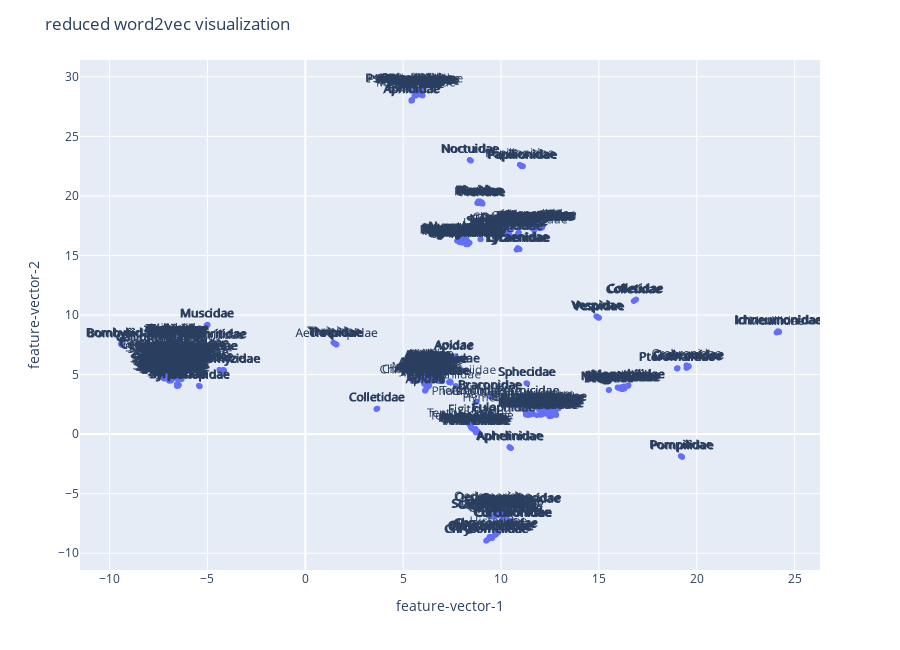

The notebook cell this image was saved under:
### Code cell
# visualisasi embedding serangga

# embedding
# input : df_node, URL
URL = "http://pyRDF2Vec"
df_serangga = df_node[df_node['group']=="serangga"]
CUSTOM_KG = df_serangga_to_rdf(df_serangga, URL)
# proses
list_serangga=df_node[df_node['group']=="serangga"].taxon_id.to_list()
list_of_entities = [ URL+"#"+taxon_id for taxon_id in list_serangga ]
transformer, embeddings, _ = rdf_KG_to_embeddings(CUSTOM_KG, list_of_entities)
# sama dua2nya # list_of_entities == transformer._entities 

# dictionary serangga
dictionary_serangga = df_to_dictionary_taxon(df_serangga)
# output
# embeddings, list_of_entities, dictionary_serangga

# plotting
embeddingPlot(embeddings, list_of_entities, dictionary_serangga)

### Figure 1 — Plotly figure (JSON) as saved in the notebook; plotly's stock layout.template omitted (floating-point values rounded to 4 significant figures; data arrays with more than 128 entries replaced by an {"elided": "..."} marker saying what was removed)
{"data": [{"hovertemplate": "<b>%{hovertext}</b><br><br>feature-vector-1=%{x}<br>feature-vector-2=%{y}<br>text=%{text}<extra></extra>", "hovertext": {"elided": "1083 str values"}, "legendgroup": "", "marker": {"color": "#636efa", "symbol": "circle"}, "mode": "markers+text", "name": "", "showlegend": false, "text": {"elided": "1083 str values"}, "textposition": "top center", "type": "scattergl", "x": {"elided": "1083 float values"}, "xaxis": "x", "y": {"elided": "1083 float values"}, "yaxis": "y"}], "layout": {"height": 650, "legend": {"tracegroupgap": 0}, "margin": {"t": 60}, "title": {"text": "reduced word2vec visualization"}, "xaxis": {"anchor": "y", "domain": [0, 1], "title": {"text": "feature-vector-1"}}, "yaxis": {"anchor": "x", "domain": [0, 1], "title": {"text": "feature-vector-2"}}}}
